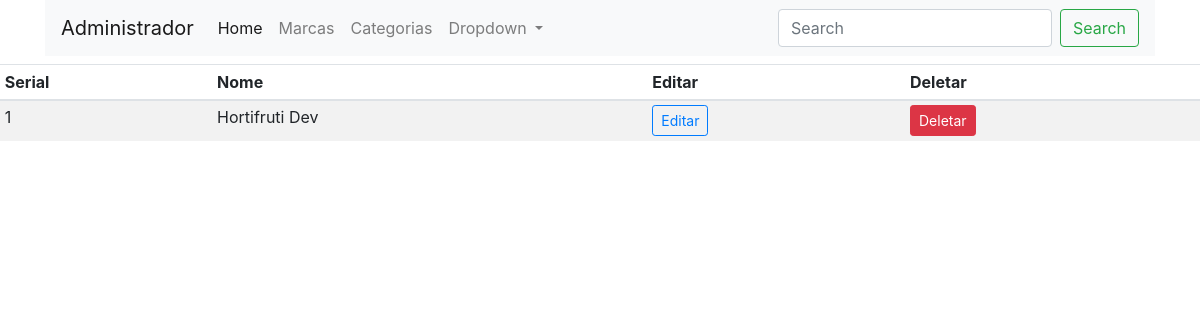
Page /marcas (signed in) on the earlier database version.
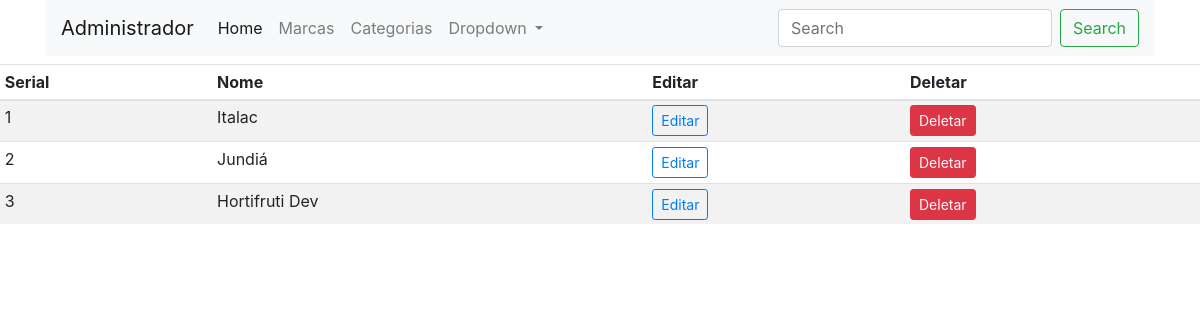
Same page on the later database version.
### loja/produtos/models.py (models this page shows)
class Marca(db.Model):
    id = db.Column(db.Integer, primary_key=True)
    name = db.Column(db.String(30),nullable=False,unique=True)

### loja/admin/rotas.py (the view)
@app.route('/marcas')
def marcas():
    if 'email' not in session:
        flash(f'Realize o login!','danger')
        return redirect(url_for('login'))
    marcas = Marca.query.order_by(Marca.id.desc()).all()
    return render_template('admin/marca.html', title = 'Pagina Marcas', marcas=marcas)

### loja/templates/admin/marca.html (shortened to what this page needs)
{% extends 'layouts.html' %}
{% block content %}
<div class="container">
  <nav class="navbar navbar-expand-lg navbar-light bg-light">
      <a class="navbar-brand" href="#">Administrador</a>
      <div class="collapse navbar-collapse" id="navbarSupportedContent">
        <ul class="navbar-nav mr-auto">
          <li class="nav-item active">
            <a class="nav-link" href="/admin">Home <span class="sr-only">(current)</span></a>
          </li>
          <li class="nav-item">
            <a class="nav-link" href="/marcas">Marcas</a>
          </li>
          <li class="nav-item">
              <a class="nav-link" href="/categorias">Categorias</a>
            </li>
          <li class="nav-item dropdown">
            <a class="nav-link dropdown-toggle" href="#" id="navbarDropdown" role="button" data-toggle="dropdown" aria-haspopup="true" aria-expanded="false">
              Dropdown
            </a>
          </li>
        </ul>
        <form class="form-inline my-2 my-lg-0">
          <input class="form-control mr-sm-2" type="search" placeholder="Search" aria-label="Search">
          <button class="btn btn-outline-success my-2 my-sm-0" type="submit">Search</button>
        </form>
      </div>
    </nav>
</div>
<div class="containter mt-2">
    <table class="table table-sm table-striped">
        <thead>
            <th>Serial</th>
            <th>Nome</th>
            <th>Editar</th>
            <th>Deletar</th>
        </thead>
        <tbody>
            {% if marcas %}
            {% for marca in marcas %}
            <tr>
                <td>{{loop.index}}</td>
                <td>{{marca.name}}</td>
                <td><a href="{{url_for('updatemarca', id=marca.id)}}" class="btn btn-sm btn-outline-primary">Editar</a></td>
                <td>
                  <button type="button" class="btn btn-danger btn-sm" data-toggle="modal" data-target="#exampleModal{{marca.id}}">
                    Deletar
                  </button>
                </td>
            </tr>
            {% endfor %}
            {% endif %}
        </tbody>
    </table>
</div>
{% endblock content %}

### loja/templates/layouts.html (shortened to what this page needs)
<!doctype html>
<html lang="en">
  <head>
    <link rel="stylesheet" href="{{url_for('static', filename='css/bootstrap.min.css')}}">
  </head>
  <body>
    {% block content %}
    {% endblock content %}
  </body>
</html>

Differences in the rows shown:
added Marca: name "Italac"
added Marca: name "Jundiá"
